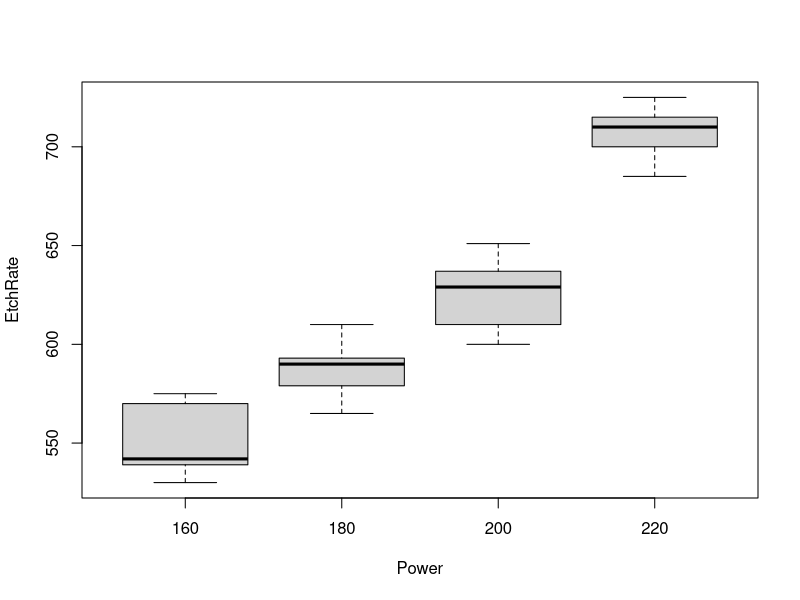

Generate this figure with R:
## ---- chunk 1
knitr::opts_chunk$set(echo = TRUE)
## ---- chunk 2
df1 <- read.csv(file.path("data", "3_PlasmaEtching.csv"))
## ---- chunk 3
summary(df1)
## ---- chunk 4
# Draw the grouped boxplot
boxplot(EtchRate ~ Power, data = df1)
